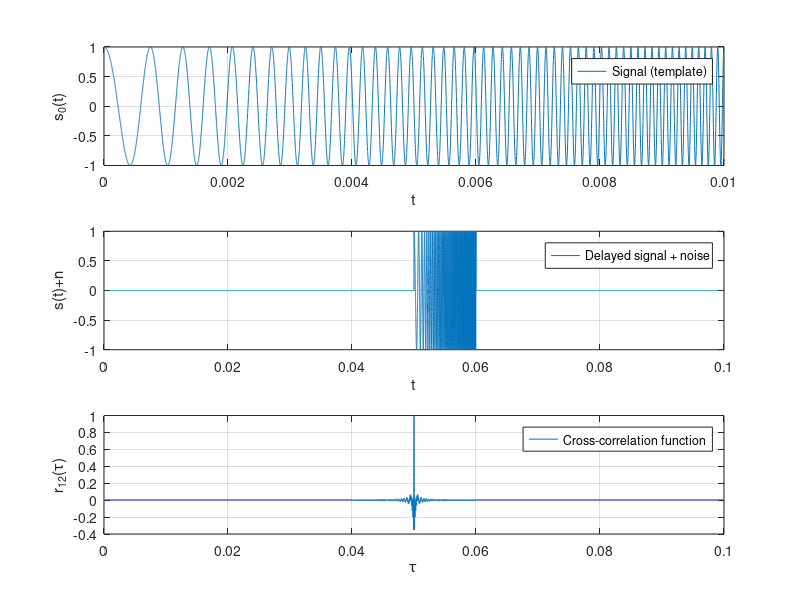

Reproduce this figure in MATLAB.
clear all
close all

delay=0.05; % Delay
snr=Inf; % Signal-to-noise ratio
T=0.1; % Total dration
t0=0.01; % Pulse duration
dt=1.0e-6; % Time step
f0=1000; % Lowest frequency
f1=10000; % Highest frequency
t0=0:dt:t0-dt; % Chirp time
s0=chirp(t0,f0,t0(end),f1); % Chirp
t=0:dt:T-dt; % Time
s=zeros(1,length(t)); % Signal
s(1:length(s0))=s0; % Add chirp
s=circshift(s',round(delay/dt))';s(:,end)=0; % Delayed signal
s0_pwr=mean(s0.^2); % Signal power
n_pwr=s0_pwr/(10^(snr/10)); % Noise power 
n=sqrt(n_pwr)*randn(size(s)); % WGN
s=s+n; % Add WGN
r=xcorr(s,s0)/sum(s0.^2); % Normalized CCF  
r=r(round(length(r)/2)-1:end); % Take the right half of the CCF
tau=linspace(0,length(r)-1,length(r))*dt; % The CCF argument (tau)

%Plots
figure
ax1=subplot(3,1,1); % First subplot
plot(t0,s0); % Plot the templete signal
xlabel('t'); % X-label
ylabel('s_{0}(t)'); % Y-label
legend('Signal (template)'); % Legend
grid on
ax2=subplot(3,1,2); % Second subplot
plot(t,s); % Plot the delayed signal
xlabel('t'); % X-label
ylabel('s(t)+n'); % Y-label
legend('Delayed signal + noise'); % Legend
grid on
ax3=subplot(3,1,3); % Third subplot
plot(tau,r); % PLot the CCF
xlabel('\tau'); % X-label
ylabel('r_{12}(\tau)'); % Y-label
legend('Cross-correlation function'); % Legend
grid on
linkaxes([ax2,ax3],'x'); % Same scale and position